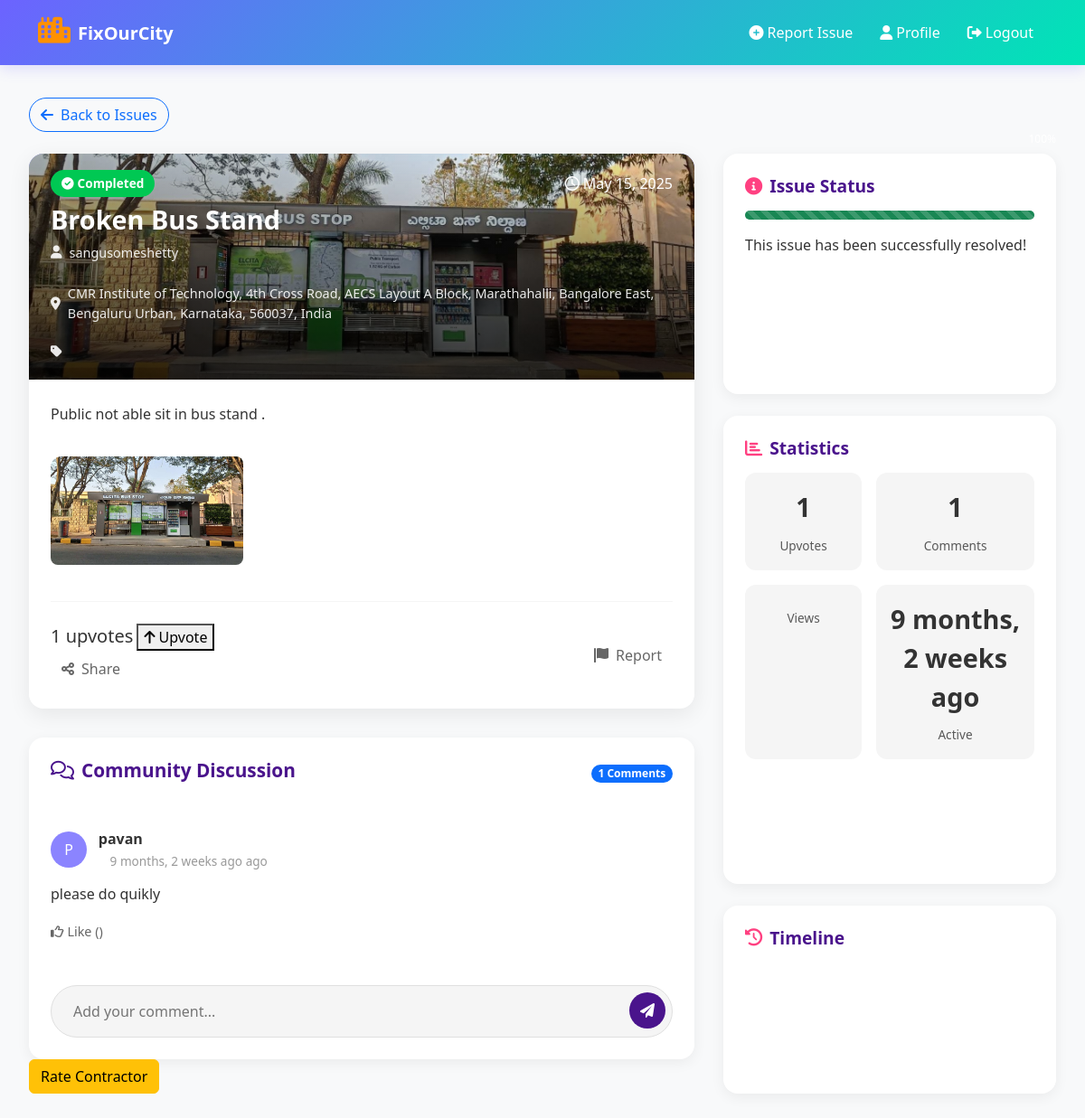
Page /issues/detail/11/ (signed in) on the committed database.
### issues/models.py (models this page shows, shortened)
class Issue(models.Model):
    STATUS_CHOICES = [
        ('new', 'New'),
        ('pending', 'Pending'),
        ('in_progress', 'In Progress'),
        ('completed', 'Completed')
    ]
    title = models.CharField(max_length=255)
    description = models.TextField()
    location = models.TextField()
    latitude = models.FloatField(null=True, blank=True)
    longitude = models.FloatField(null=True, blank=True)
    address = models.CharField(max_length=512, null=True, blank=True)
    status = models.CharField(max_length=50, choices=STATUS_CHOICES, default='new')
    upvotes_count = models.PositiveIntegerField(default=0)
    reported_by = models.ForeignKey(User, on_delete=models.CASCADE, related_name='reported_issues')
    contractor = models.ForeignKey('contractor.Contractor', null=True, blank=True, on_delete=models.SET_NULL, related_name='assigned_issues')
    government_authority = models.ForeignKey('authorities.Authority', on_delete=models.CASCADE, related_name='jurisdiction_issues')
    created_at = models.DateTimeField(auto_now_add=True)
    updated_at = models.DateTimeField(auto_now=True)
    completed_at = models.DateTimeField(null=True, blank=True)

class IssueImage(models.Model):
    issue = models.ForeignKey(Issue, on_delete=models.CASCADE, related_name='images')
    image = models.ImageField(upload_to='issue_images/')
    caption = models.CharField(max_length=255, blank=True)
    uploaded_by = models.ForeignKey(User, on_delete=models.CASCADE)
    uploaded_at = models.DateTimeField(auto_now_add=True)

class Comment(models.Model):
    issue = models.ForeignKey(Issue, on_delete=models.CASCADE, related_name='comments')
    user = models.ForeignKey(User, on_delete=models.CASCADE, related_name='issue_comments')
    content = models.TextField()
    created_at = models.DateTimeField(auto_now_add=True)
    updated_at = models.DateTimeField(auto_now=True)
    parent = models.ForeignKey('self', null=True, blank=True, on_delete=models.CASCADE, related_name='replies')

### public/models.py (models this page shows, shortened)
class User(AbstractUser):
    ROLE_CHOICES = [
        ('public', 'Public'),
        ('authority', 'Authority'),
        ('contractor', 'Contractor'),
        ('admin', 'Admin')
    ]
    role = models.CharField(max_length=20, choices=ROLE_CHOICES, default='public')
    contact_info = models.CharField(max_length=255, blank=True)
    profile_picture = models.ImageField(upload_to='profile_pictures/', null=True, blank=True)
    created_at = models.DateTimeField(auto_now_add=True)
    updated_at = models.DateTimeField(auto_now=True)

### issues/views.py (the view)
# urls.py: path('detail/<int:issue_id>/', views.issue_detail, name='issue_detail'),
@login_required
def issue_detail(request, issue_id):
    issue = get_object_or_404(Issue, id=issue_id)
    images = issue.images.all()
    comments = issue.comments.all()
    if request.method == 'POST':
        comment_form = CommentForm(request.POST)
        if comment_form.is_valid():
            comment = comment_form.save(commit=False)
            comment.issue = issue
            comment.user = request.user
            comment.save()
            messages.success(request, 'Comment added successfully!')
            return redirect('issue_detail', issue_id=issue.id)
    else:
        comment_form = CommentForm()
    context = {
        'issue': issue,
        'images': images,
        'comments': comments,
        'comment_form': comment_form
    }
    return render(request, 'issue_detail.html', context)

### templates/issue_detail.html (shortened to what this page needs)
{% load customfilters %}
{% load static %}
<!DOCTYPE html>
<html lang="en">
<head>
    <link href="https://cdnjs.cloudflare.com/ajax/libs/bootstrap/5.3.2/css/bootstrap.min.css" rel="stylesheet">
    <link href="https://cdnjs.cloudflare.com/ajax/libs/font-awesome/6.0.0/css/all.min.css" rel="stylesheet">
    <link href="https://cdnjs.cloudflare.com/ajax/libs/animate.css/4.1.1/animate.min.css" rel="stylesheet">
    <link href="https://cdnjs.cloudflare.com/ajax/libs/aos/2.3.4/aos.css" rel="stylesheet">
</head>
<body>
    <nav class="navbar navbar-expand-lg fixed-top">
        <div class="container">
            <a class="navbar-brand" href="{% url 'home' %}">
                <i class="fas fa-city me-2"></i>FixOurCity
            </a>
            <div class="collapse navbar-collapse" id="navbarNav">
                <ul class="navbar-nav ms-auto">
                    {% if user.role == 'public' %}
                    <li class="nav-item">
                        <a class="nav-link" href="{% url 'create_issue' %}"><i class="fas fa-plus-circle me-1"></i>Report Issue</a>
                    </li>
                    {% elif user.role == 'authority' %}
                    <li class="nav-item">
                        <a class="nav-link" href="{% url 'authority_dashboard' %}"><i class="fas fa-tachometer-alt me-1"></i>Dashboard</a>
                    </li>
                    {% elif user.role == 'contractor' %}
                    <li class="nav-item">
                        <a class="nav-link" href="{% url 'contractor_dashboard' %}"><i class="fas fa-tachometer-alt me-1"></i>Dashboard</a>
                    </li>
                    {% endif %}
                    <li class="nav-item">
                        <a class="nav-link" href="{% url 'profile' %}"><i class="fas fa-user me-1"></i>Profile</a>
                    </li>
                    <li class="nav-item">
                        <a class="nav-link" href="{% url 'logout' %}"><i class="fas fa-sign-out-alt me-1"></i>Logout</a>
                    </li>
                </ul>
            </div>
        </div>
    </nav>
    <div class="main-container">
        <div class="mb-4">
            <a href="{% url 'view_issues' %}" class="btn btn-outline-primary rounded-pill">
                <i class="fas fa-arrow-left me-2"></i>Back to Issues
            </a>
        </div>
        <div class="issue-detail-container">
            <div class="animate-fade-in">
                <div class="issue-main-card" data-aos="fade-up">
                    <div class="issue-header" style="background-image: url({% if issue.images.first %}{{ issue.images.first.image.url }}{% else %}{% static 'images/default-issue.jpg' %}{% endif %});">
                        <div class="issue-header-overlay">
                            <div class="d-flex justify-content-between align-items-center mb-2">
                                <span class="issue-status status-{{ issue.status|lower }}">
                                    <i class="fas fa-{{ issue.status|status_icon }} me-1"></i>{{ issue.get_status_display }}
                                </span>
                                <span class="text-white"><i class="far fa-clock me-1"></i>{{ issue.created_at|date:"F d, Y" }}</span>
                            </div>
                            <h1 class="issue-title">{{ issue.title }}</h1>
                            <div class="issue-meta">
                                <div class="issue-meta-item">
                                    <i class="fas fa-user"></i>
                                    <span>{{ issue.reported_by.username }}</span>
                                </div>
                                <div class="issue-meta-item">
                                    <i class="fas fa-map-marker-alt"></i>
                                    <span>{{ issue.address }}</span>
                                </div>
                                <div class="issue-meta-item">
                                    <i class="fas fa-tag"></i>
                                </div>
                            </div>
                        </div>
                    </div>
                    <div class="issue-body">
                        <p class="issue-description" data-aos="fade-up" data-aos-delay="100">{{ issue.description }}</p>
                        {% if issue.images.all %}
                        <div class="issue-media" data-aos="fade-up" data-aos-delay="200">
                            <div class="row">
                                {% for image in issue.images.all %}
                                <div class="col-md-4 mb-3">
                                    <img src="{{ image.image.url }}" alt="Issue Image" class="img-fluid rounded-3">
                                </div>
                                {% endfor %}
                            </div>
                        </div>
                        {% endif %}
                        <div class="issue-actions" data-aos="fade-up" data-aos-delay="300">
                            <div>
                                <div class="upvote-section">
                                    <span id="upvotes-count" class="h5 mb-0">{{ issue.upvotes_count }} upvotes</span>
                                    {% if user.is_authenticated %}
                                        <button class="upvote-btn" onclick="upvoteIssue({{ issue.id }})" id="upvote-button">
                                            <i class="fas fa-arrow-up"></i>
                                            {% if user in issue.upvotes.all %}
                                                Remove Upvote
                                            {% else %}
                                                Upvote
                                            {% endif %}
                                        </button>
                                    {% endif %}
                                </div>
                                <button class="action-btn share-btn">
                                    <i class="fas fa-share-alt"></i>
                                    <span>Share</span>
                                </button>
                            </div>
                            {% if user.is_authenticated %}
                            <button class="action-btn report-btn">
                                <i class="fas fa-flag"></i>
                                <span>Report</span>
                            </button>
                            {% endif %}
                        </div>
                    </div>
                </div>
                <div class="comments-section" data-aos="fade-up" data-aos-delay="400">
                    <div class="comments-header">
                        <h3 class="comments-title"><i class="far fa-comments me-2"></i>Community Discussion</h3>
                        <span class="badge bg-primary rounded-pill">{{ comments.count }} Comments</span>
                    </div>
                    <div class="comments-list">
                        {% for comment in comments %}
                        <div class="comment-card">
                            <div class="comment-header">
                                <div class="comment-avatar">{{ comment.user.username|first|upper }}</div>
                                <div>
                                    <div class="comment-user">{{ comment.user.username }}</div>
                                    <span class="comment-time">{{ comment.created_at|timesince }} ago</span>
                                </div>
                            </div>
                            <div class="comment-text">
                                {{ comment.content }}
                            </div>
                            <div class="comment-actions">
                                <button class="comment-action-btn">
                                    <i class="far fa-thumbs-up me-1"></i>Like ({{ comment.likes.count }})
                                </button>
                            </div>
                        </div>
                        {% endfor %}
                    </div>
                    {% if user.is_authenticated %}
                    <div class="comment-form">
                        <form method="post" id="comment-form">
                                <input type="text" name="content" class="comment-input" placeholder="Add your comment..." required>                            <button type="submit" class="comment-submit-btn">
                                <i class="fas fa-paper-plane"></i>
                            </button>
                        </form>
                    </div>
                    {% endif %}
                </div>
                {% if issue.status == 'completed' and issue.contractor %}
                    <div class="rate-section">
                        <a href="{% url 'rate_contractor' issue.id %}" class="btn btn-warning">
                            {% if user_has_rated %}Update Rating{% else %}Rate Contractor{% endif %}
                        </a>
                    </div>
                {% endif %}
            </div>
            <div class="info-section">
                <div class="info-card" data-aos="fade-left" data-aos-delay="100">
                    <h3 class="info-card-title"><i class="fas fa-info-circle"></i>Issue Status</h3>
                    <div class="progress mb-3" style="height: 10px;">
                        <div class="progress-bar bg-{{ issue.status|status_color }} progress-bar-striped"
                             role="progressbar"
                             style="width: {{ issue.status|status_progress }}%;"
                             aria-valuenow="{{ issue.status|status_progress }}"
                             aria-valuemin="0"
                             aria-valuemax="100">
                        </div>
                    </div>
                    <p>{{ issue.status|status_description }}</p>
                </div>
                <div class="info-card" data-aos="fade-left" data-aos-delay="300">
                    <h3 class="info-card-title"><i class="fas fa-chart-bar"></i>Statistics</h3>
                    <div class="stats-grid">
                        <div class="stat-item">
                            <span class="stat-value">{{ issue.upvotes.count }}</span>
                            <span class="stat-label">Upvotes</span>
                        </div>
                        <div class="stat-item">
                            <span class="stat-value">{{ comments.count }}</span>
                            <span class="stat-label">Comments</span>
                        </div>
                        <div class="stat-item">
                            <span class="stat-label">Views</span>
                        </div>
                        <div class="stat-item">
                            <span class="stat-value">{{ issue.created_at|timesince }}</span>
                            <span class="stat-label">Active</span>
                        </div>
                    </div>
                </div>
                <div class="info-card" data-aos="fade-left" data-aos-delay="400">
                    <h3 class="info-card-title"><i class="fas fa-history"></i>Timeline</h3>
                </div>
            </div>
        </div>
    </div>
</body>
</html>

### rows in the picture
Issue: images.first.image (picture), status "Completed", created_at "May 15, 2025", title "Broken Bus Stand", reported_by.username "sangusomeshetty", address "CMR Institute of Technology, 4th Cross Road, AECS Layout A Block, Marathahalli, Bangalore East, Bengaluru Urban, Karnataka, 560037, India", description "Public not able sit in bus stand .", upvotes_count "1", count "1", status|status_description "This issue has been successfully resolved!", upvotes.count "1", created_at "9 months, 2 weeks ago"
IssueImage: image (picture)
Comment: user.username|first "P", user.username "pavan", created_at "9 months, 2 weeks ago", content "please do quikly"

### other values in the picture
{{ comments.count }} "1"
